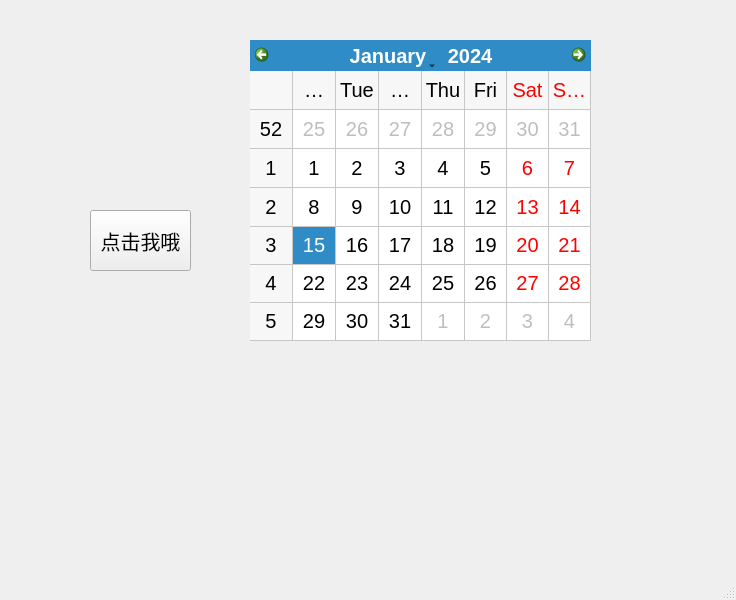
<?xml version="1.0" encoding="UTF-8"?>
<ui version="4.0">
 <class>MainWindow</class>
 <widget class="QMainWindow" name="MainWindow">
  <property name="geometry">
   <rect>
    <x>0</x>
    <y>0</y>
    <width>736</width>
    <height>600</height>
   </rect>
  </property>
  <property name="font">
   <font>
    <pointsize>15</pointsize>
    <weight>50</weight>
    <bold>false</bold>
    <strikeout>false</strikeout>
    <kerning>true</kerning>
   </font>
  </property>
  <property name="windowTitle">
   <string>MainWindow</string>
  </property>
  <widget class="QWidget" name="centralwidget">
   <property name="font">
    <font>
     <weight>50</weight>
     <bold>false</bold>
    </font>
   </property>
   <widget class="QPushButton" name="pushButton">
    <property name="geometry">
     <rect>
      <x>90</x>
      <y>210</y>
      <width>101</width>
      <height>61</height>
     </rect>
    </property>
    <property name="text">
     <string>点击我哦</string>
    </property>
   </widget>
   <widget class="QCalendarWidget" name="calendarWidget">
    <property name="geometry">
     <rect>
      <x>250</x>
      <y>40</y>
      <width>341</width>
      <height>301</height>
     </rect>
    </property>
    <property name="gridVisible">
     <bool>true</bool>
    </property>
   </widget>
  </widget>
  <widget class="QMenuBar" name="menubar">
   <property name="geometry">
    <rect>
     <x>0</x>
     <y>0</y>
     <width>736</width>
     <height>33</height>
    </rect>
   </property>
  </widget>
  <widget class="QStatusBar" name="statusbar"/>
 </widget>
 <resources/>
 <connections/>
</ui>
